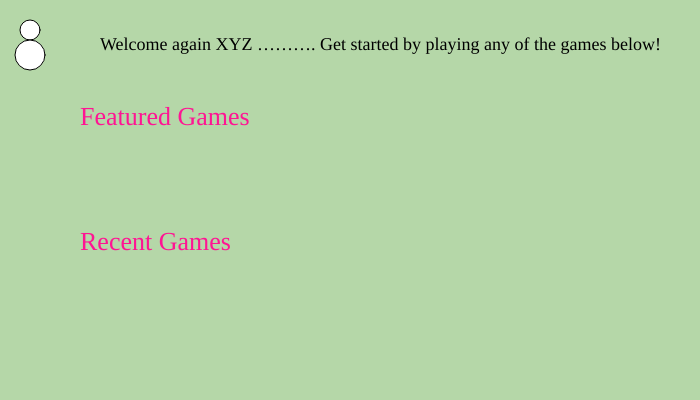
Frame 1 (no input)
Frame 60 (no input): identical to frame 1, image omitted
Frame 120 (the mouse pressed at the canvas centre since frame 60): identical to frame 1, image omitted

The p5.js sketch that drew this single still picture (run headless with seeded random() and noise() and a simulated clock; from frame 60 on, the mouse is pressed at the canvas centre):

// p5.js sketch
// ── sketch.js

function setup() {
  createCanvas(700, 400);
  
}

function draw() {
  background(181,215,168);
  
  fill('white');
  circle(30, 30, 20);
  circle(30, 55, 30);
  
    fill('black');
   textSize(18);
   textFont('Impact');
   text('Welcome again XYZ ………. Get started by playing any of the games below!', 100, 50);
  
  fill('deeppink');
  textFont('Brush Script MT');
  textSize(26);
  text('Featured Games', 80, 125);
  text('Recent Games', 80, 250);
}
